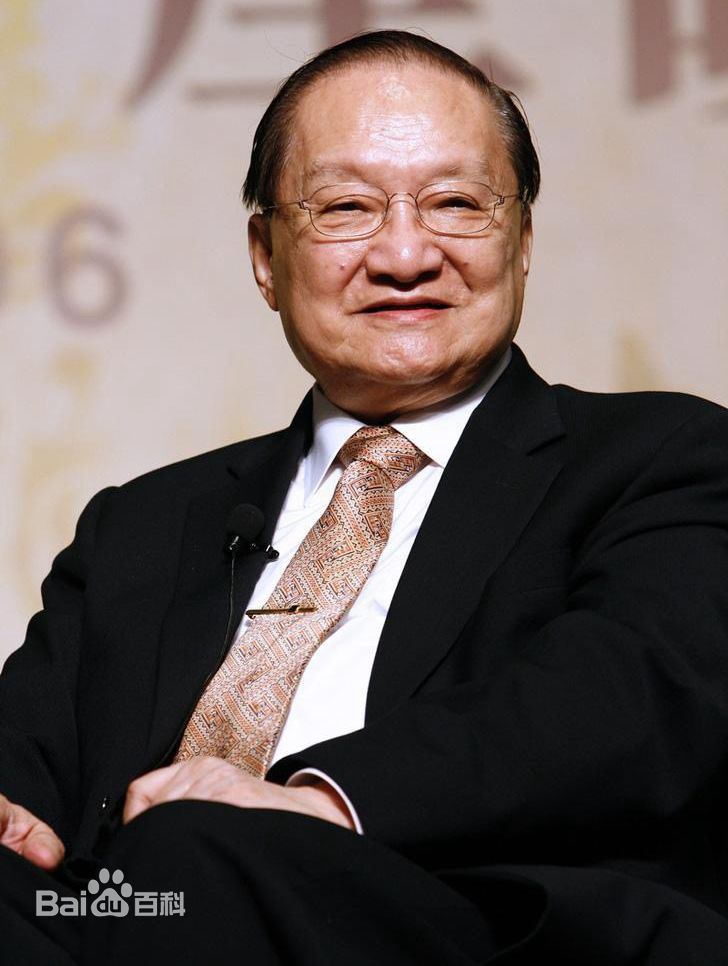
#> input picture OpenCV/image.jpg, 728 x 966 px
$ python filter_test.py
#> lines starting #> are read from the running program, lines starting #| are printed output that depends on the picture; after the words box and inside, x2 and y2 are one past the last pixel; in counts of white or black regions, pixels touching at a corner belong together
import cv2 as cv


img = cv.imread("image.jpg")
#> img is the input picture: shape (966, 728, 3); mean B, G, R 93.4, 96.9, 109.9
img - cv.cvtColor(img, cv.COLOR_BGR2HSV)

low_bound = (140, 140, 140)
up_bound = (170, 170, 170)

logo = cv.inRange(img, low_bound, up_bound)
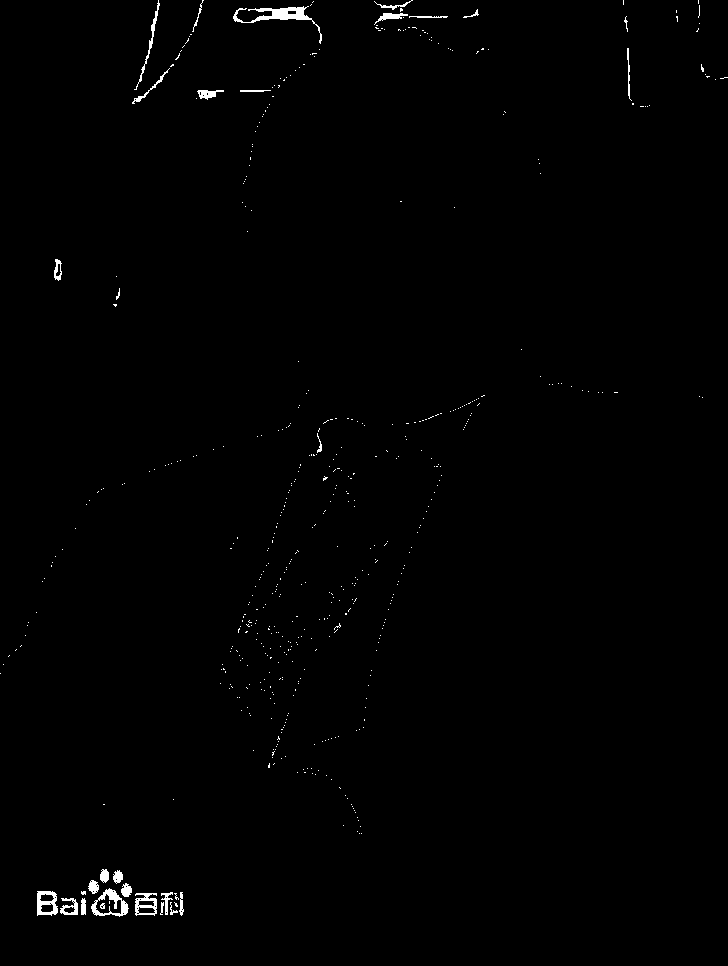
#> logo: shape (966, 728); 0.65% white; 545 white regions (516 under 20 px), largest, box (x1, y1, x2, y2) and area: (233, 6, 322, 44) 640, (91, 888, 129, 917) 404, (37, 891, 58, 916) 314

res = cv.bitwise_and(img, img, mask=logo)

cv.imshow('result', res)
cv.waitKey(0)
cv.destroyAllWindows()
